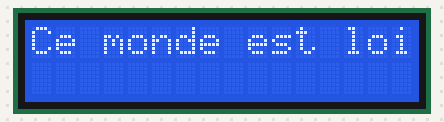
Simulated run of this sketch. Board: Arduino Uno, built with avr-gcc and run on an emulated ATmega328P. Parts: 16×2 character LCD.

Above: at 0.1 s.
At 1.14 s:
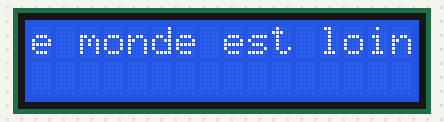
At 2.19 s:
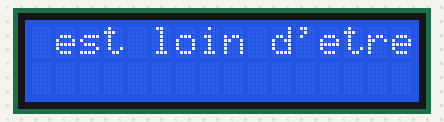
At 4.29 s:
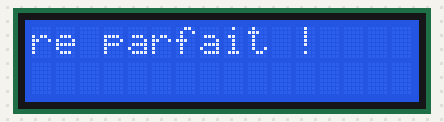
At 6.39 s:
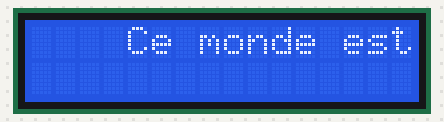
At 8.5 s:
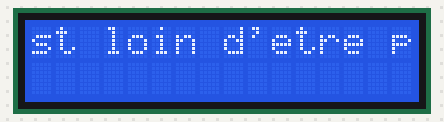

The sketch:

lcd_defilement_texte.ino
```cpp
#include <LiquidCrystal.h>

// Configuration des broches de l'écran LCD
const int rs = 8;
const int en = 7;
const int d4 = 12;
const int d5 = 11;
const int d6 = 10;
const int d7 = 9;

// Déclaration de l'objet LCD
LiquidCrystal lcd(rs, en, d4, d5, d6, d7);

// Texte à faire défiler
String message = "Ce monde est loin d'etre parfait !";

void setup() {
  // Définition du nombre de colonnes et de lignes de l'écran LCD
  lcd.begin(16, 2);
}

void loop() {
  // Effacer l'écran
  lcd.clear();

  // Afficher le texte complet
  lcd.setCursor(0, 0);
  lcd.print(message);

  // Attendre un bref moment pour que le texte soit visible avant le défilement
  delay(1000);

  // Faire défiler le texte de gauche à droite
  for (int positionCounter = 0; positionCounter < message.length() + 16; positionCounter++) {
    lcd.scrollDisplayLeft();
    delay(150);
  }

  // Pause avant de sortir de la boucle loop
  delay(1000);
}
```

Measured:
- by itself, everything shown: repeats every 9.5 s, in 51 steps
- what the display in image 5 shows lasts 1.2 s, from 8.4 s to 9.6 s
